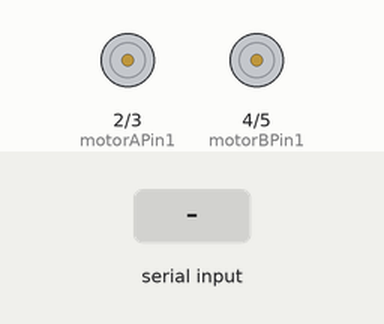
Bench run of a sketch on a simulated Arduino Uno, built with avr-gcc and run on an emulated ATmega328P. On the bench: motor-driver pin pairs drawn as motors (green arrow = first pin HIGH = forward, orange = second pin HIGH = backward, longer = more drive, scaled by the enable pin). The inputs (shaded band) are chosen by the test bench.

Above: at 1.2 s.
1.3 s: "F" received over the second serial link
At 1.9 s:
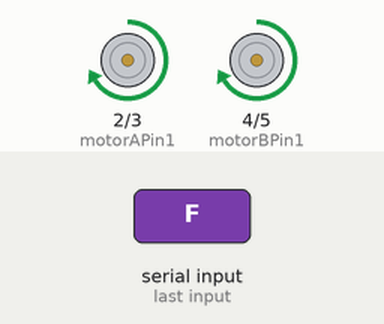
2.8 s: "B" received over the second serial link
At 4.0 s:
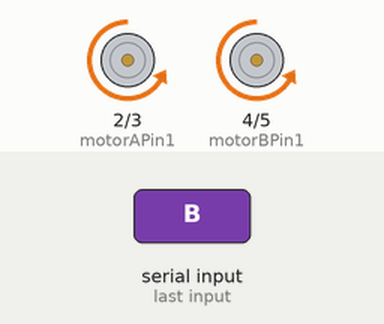
4.3 s: "S" received over the second serial link
At 5.4 s:
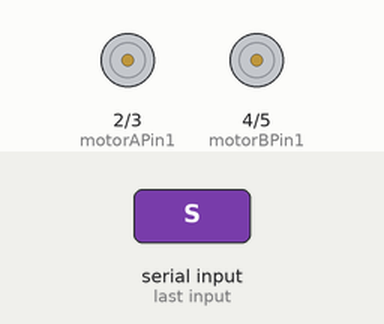
Timing chart, 0 to 7.3 s (numbered marks = the images above; inputs shaded):
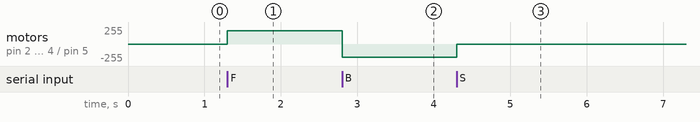

Measured:
- after the input at 1.3 s, motor on pin 2 (motorAPin1) / pin 3 (motorAPin2), motor on pin 4 (motorBPin1) / pin 5 (motorBPin2): stopped → forward 200/255 at once
- after the input at 2.8 s, motor on pin 2 (motorAPin1) / pin 3 (motorAPin2), motor on pin 4 (motorBPin1) / pin 5 (motorBPin2): forward 200/255 → backward 200/255 at once
- after the input at 4.3 s, motor on pin 2 (motorAPin1) / pin 3 (motorAPin2), motor on pin 4 (motorBPin1) / pin 5 (motorBPin2): backward 200/255 → stopped at once

The sketch:

arduino_copy_20240616170801.ino
```cpp
#include <SoftwareSerial.h>

// Motor A ve B için ENA ve ENB pinleri
int enA = 9;
int enB = 10;

// Motor A pinleri
int motorAPin1 = 2;
int motorAPin2 = 3;

// Motor B pinleri
int motorBPin1 = 4;
int motorBPin2 = 5;

// Bluetooth modülü için RX ve TX pinleri
int bluetoothTx = 11; // TX -> RX modülüne bağlanır
int bluetoothRx = 12; // RX -> TX modülüne bağlanır

// Bluetooth seri portu için bir değişken oluştur
SoftwareSerial myBluetooth(bluetoothTx, bluetoothRx);

void setup() {
  // Motor A ve B pinlerini çıkış olarak ayarla
  pinMode(motorAPin1, OUTPUT);
  pinMode(motorAPin2, OUTPUT);
  pinMode(motorBPin1, OUTPUT);
  pinMode(motorBPin2, OUTPUT);

  // ENA ve ENB pinlerini çıkış olarak ayarla
  pinMode(enA, OUTPUT);
  pinMode(enB, OUTPUT);

  // Bluetooth seri portunu başlat
  myBluetooth.begin(9600);
}

void loop() {
  // Eğer Bluetooth üzerinden veri gelirse
  if (myBluetooth.available()) {
    char command = (char)myBluetooth.read();

    switch (command) {
      case 'F': // İleri
        digitalWrite(motorAPin1, HIGH);
        digitalWrite(motorAPin2, LOW);
        digitalWrite(motorBPin1, HIGH);
        digitalWrite(motorBPin2, LOW);
        analogWrite(enA, 200); // Motor A için hız
        analogWrite(enB, 200); // Motor B için hız
        break;
      case 'B': // Geri
        digitalWrite(motorAPin1, LOW);
        digitalWrite(motorAPin2, HIGH);
        digitalWrite(motorBPin1, LOW);
        digitalWrite(motorBPin2, HIGH);
        analogWrite(enA, 200); // Motor A için hız
        analogWrite(enB, 200); // Motor B için hız
        break;
      case 'S': // Dur
        digitalWrite(motorAPin1, LOW);
        digitalWrite(motorAPin2, LOW);
        digitalWrite(motorBPin1, LOW);
        digitalWrite(motorBPin2, LOW);
        break;
      // Diğer komutlar eklenebilir...
    }
  }
}
```
